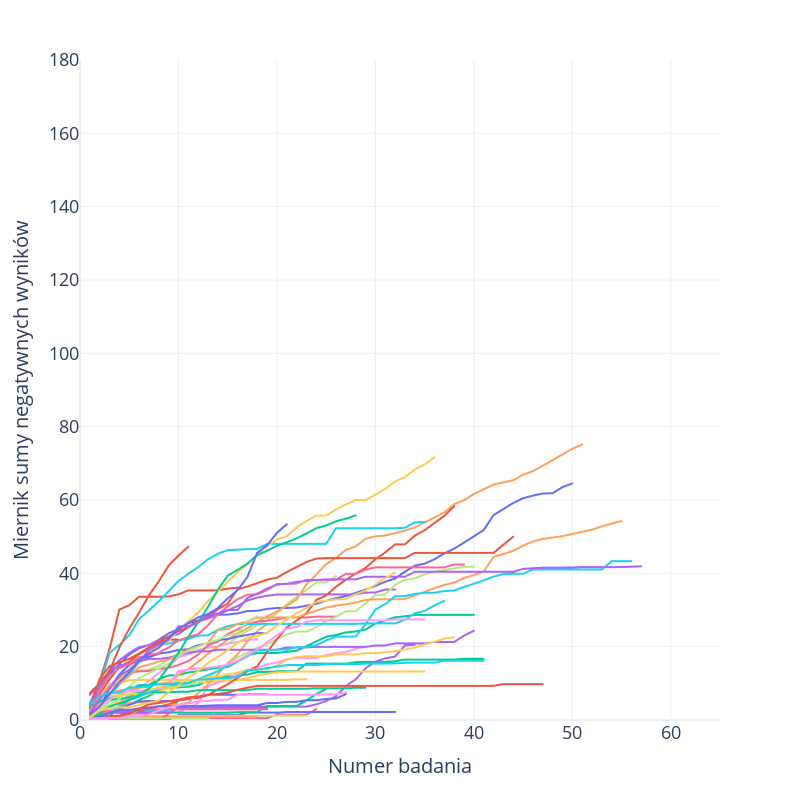
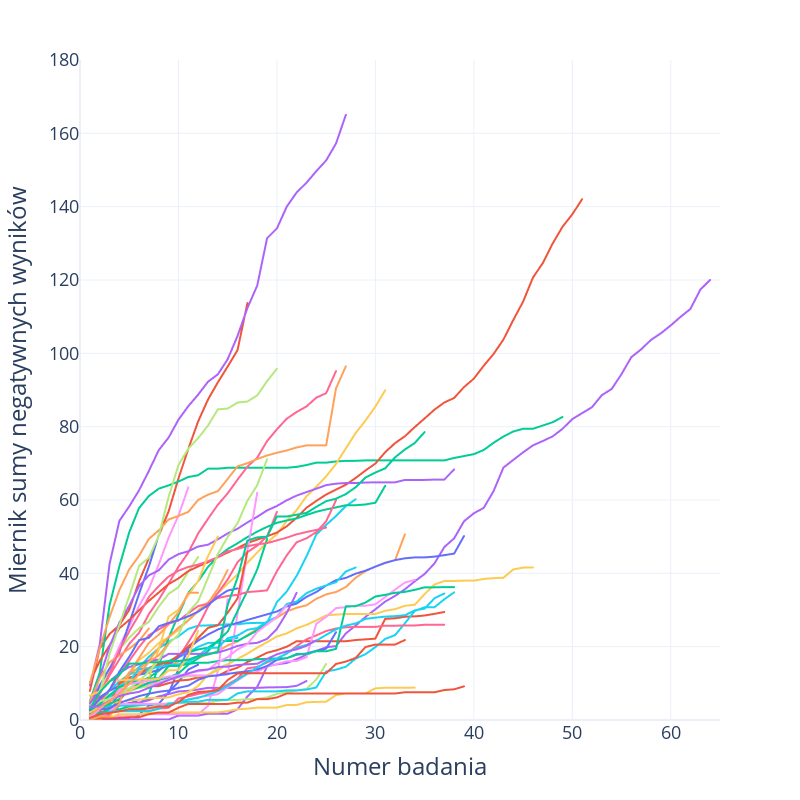

Source (notebook cell) for these figures, in order:
### Markdown cell above
### Wizualizacja zmian miernika neg skum w czasie

### Code cell
# Podziel dane na dwie ramki danych
df_zgon_0 = df_miernik_df[df_miernik_df['ZGON'] == 0]
df_zgon_1 = df_miernik_df[df_miernik_df['ZGON'] == 1]

# fig0 = make_subplots(rows=1, cols=2, subplot_titles=['Zgon: nie', 'Zgon: tak'])
# Wykres dla ZGON=0
fig1 = px.line(df_zgon_0, x='BADANIE_NR', y='Miernik neg_sum skum.', color='PACJENT_NR', 
              labels={'BADANIE_NR': 'BADANIE_NR', 'Miernik neg_sum skum.': 'Miernik', 'PACJENT_NR': 'Pacjent'}, width=800, height=800)
fig1.update_xaxes(title_text='Numer badania')
fig1.update_yaxes(title_text='Miernik sumy negatywnych wyników')
fig1.update_layout(showlegend=False)

# Wykres dla ZGON=1
fig2 = px.line(df_zgon_1, x='BADANIE_NR', y='Miernik neg_sum skum.', color='PACJENT_NR', 
               labels={'BADANIE_NR': 'BADANIE_NR', 'Miernik neg_sum skum.': 'Miernik', 'PACJENT_NR': 'Pacjent'}, width=800, height=800)
fig2.update_xaxes(title_text='Numer badania')
fig2.update_yaxes(title_text='Miernik sumy negatywnych wyników')
fig2.update_layout(showlegend=False)

fig1.update_yaxes(range=[0, 180])
fig2.update_yaxes(range=[0, 180])

fig1.update_xaxes(range=[0, 65])
fig2.update_xaxes(range=[0, 65])

fig1.update_layout(
    xaxis=dict(
        tickfont=dict(size=18),
        title_font=dict(size=20),
    ),
    yaxis=dict(
        tickfont=dict(size=18),
        title_font=dict(size=20)
    )
)
fig2.update_layout(
    xaxis=dict(
        tickfont=dict(size=18),
        title_font=dict(size=24),
    ),
    yaxis=dict(
        tickfont=dict(size=18),
        title_font=dict(size=24)
    )
)
fig1.update_layout(template="plotly_white")
fig2.update_layout(template="plotly_white")
# Wyświetl oba wykresy
fig1.show()
fig2.show()
fig1.write_image("images4/"+"miernik_pacjenci_wyleczeni"+ ".png", width=1000, height=800, scale=4, format="png")
fig2.write_image("images4/"+"miernik_pacjenci_zmarli"+ ".png", width=1000, height=800, scale=4, format="png")
fig1.write_html("images4/miernik_pacjenci_wyleczeni.html")
fig2.write_html("images4/miernik_pacjenci_zmarli.html")
# fig0.write_html("ph_skumulowane.html")
